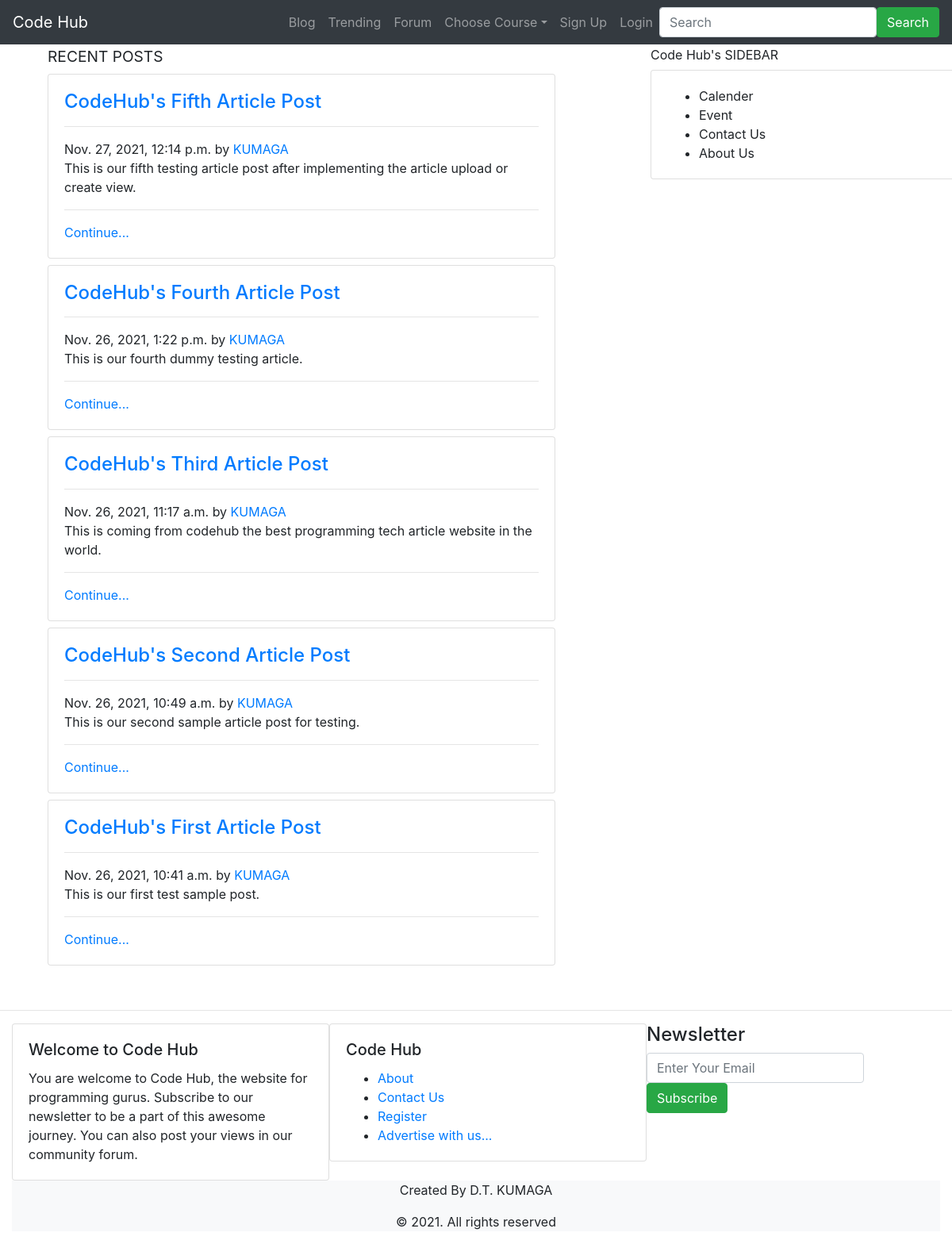
The app's page /, older data.
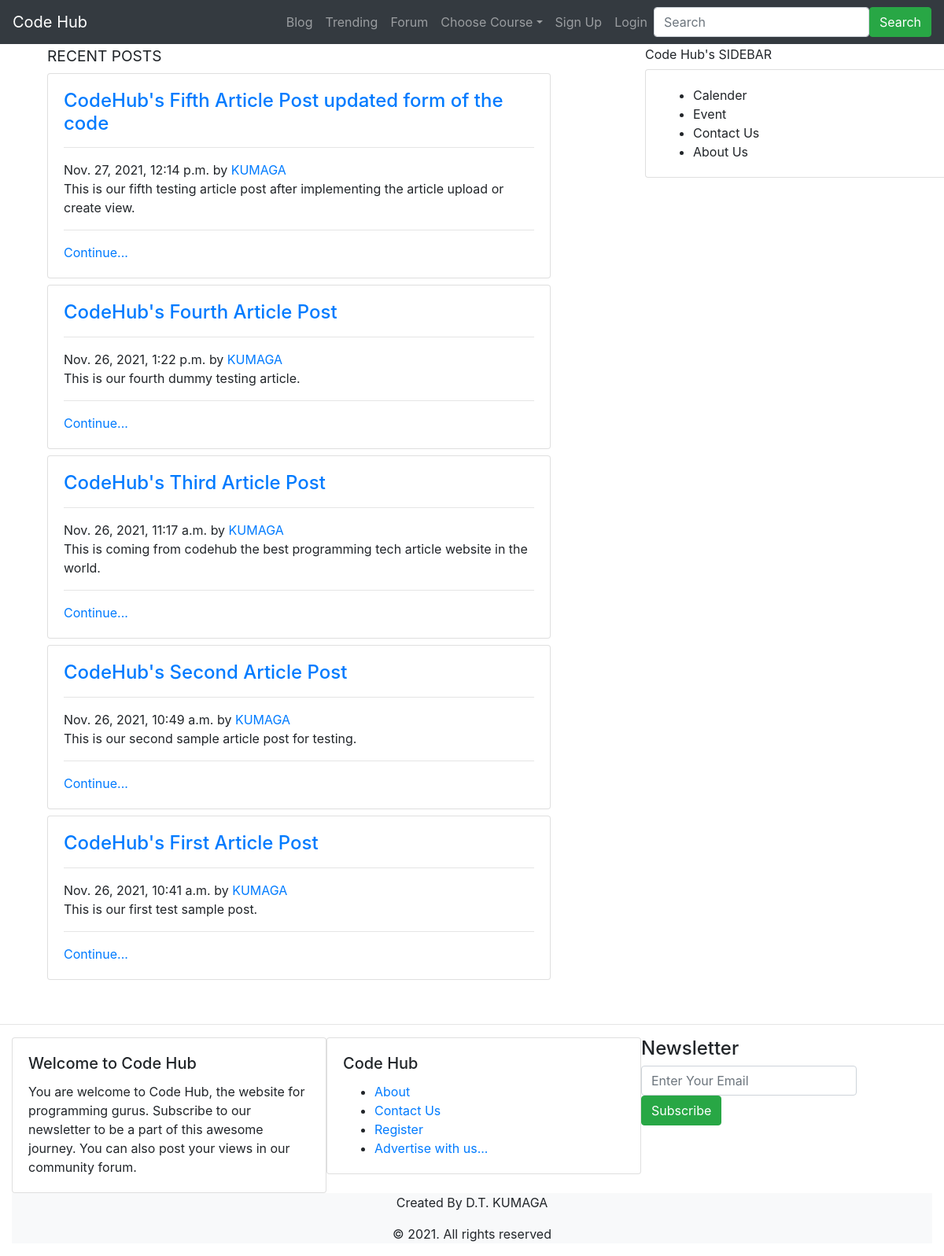
The same page, newer data.
### codehub/models.py (models this page shows, shortened)
class Articles(models.Model):
    title = models.CharField(max_length=100)
    body = models.TextField()
    author = models.ForeignKey(User, on_delete=models.CASCADE)
    date = models.DateTimeField(default=timezone.now)

### codehub/views.py (the view)
# urls.py: path('', ArticlesListView.as_view(), name='Home'),
class ArticlesListView(ListView):
    model = Articles
    template_name = 'codehub/base.html'
    context_object_name = 'Articles'
    ordering = ['-date']

### codehub/templates/codehub/base.html (shortened to what the changed rows need)
<!DOCTYPE html>
<html lang="en">
<head>
    <link rel="stylesheet" href="https://maxcdn.bootstrapcdn.com/bootstrap/4.0.0/css/bootstrap.min.css">
    <link rel="stylesheet" href="https://cdnjs.cloudflare.com/ajax/libs/font-awesome/4.7.0/css/font-awesome.min.css">
</head>
<body>
<div class="container mb-5">
    <div class="row">
        <div class="col-md-8">
            <div class="container">
                {% block content %}
                    {% for post in Articles %}
                        <div class="card mb-2" style="width:40rem;">
                            <div class="card-body">
                                <h4><a class="card-title" href="{% url 'Detail' post.id %}">{{post.title}}</a></h4> <hr>{{post.date}} by <a href="#">{{post.author}}</a>
                                <p class="card-text">{{post.body}}</p><hr>
                                <a href="{% url 'Detail' post.id %}">Continue...</a>
                            </div>
                        </div>
                    {% endfor %}
                {% endblock %}
            </div>
        </div>
    </div>
</div>
</body>
</html>

Row changes from the older to the newer data that the page shows:
changed Articles: title "CodeHub's Fifth Article Post" → "CodeHub's Fifth Article Post updated form of the code"
